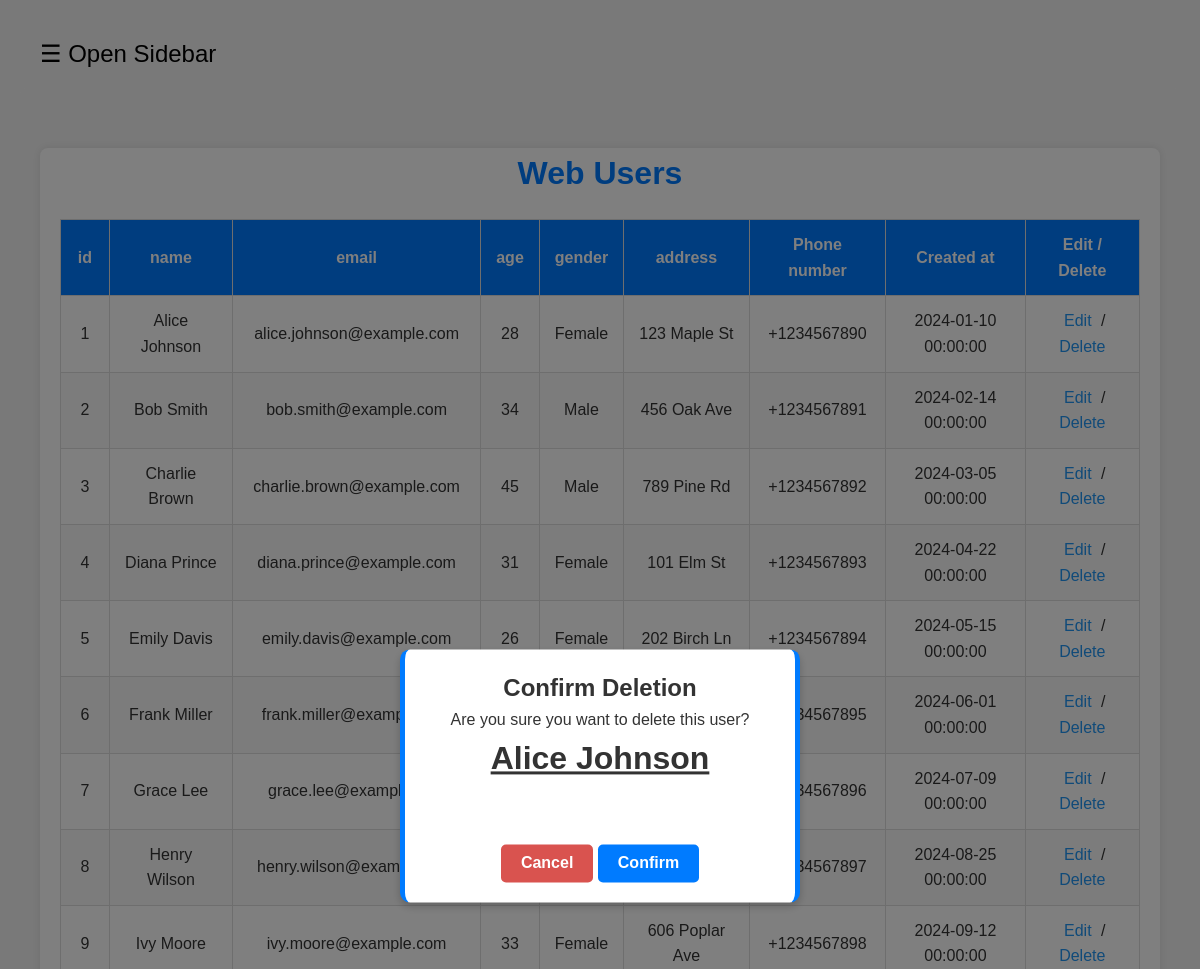
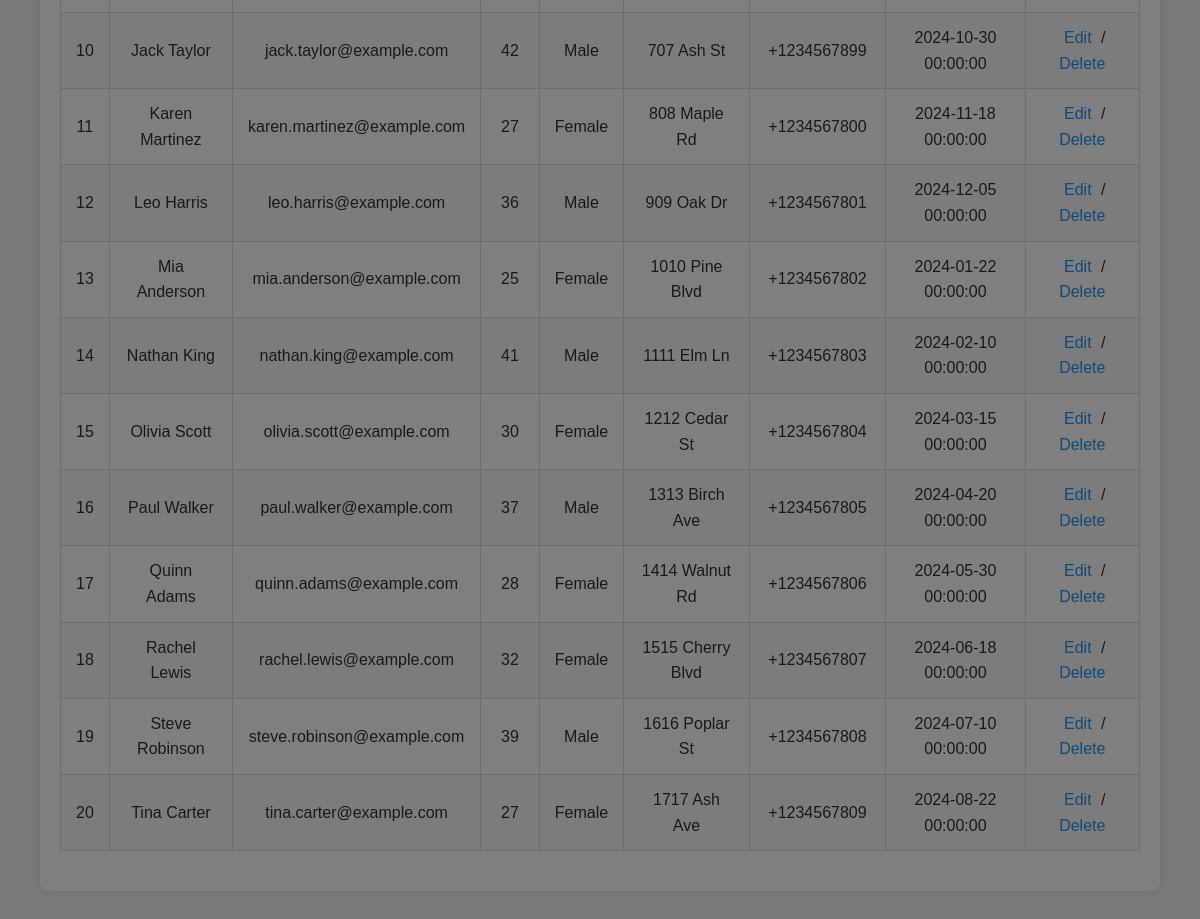
The app's page /admin/views/patient.php?id=1 with its own data (2 pictures, top to bottom).
### tables this page shows
CREATE TABLE IF NOT EXISTS patient (
    id INT AUTO_INCREMENT PRIMARY KEY,
    name VARCHAR(100) NOT NULL,
    email VARCHAR(100) UNIQUE NOT NULL,
    password VARCHAR(255) NOT NULL,
    age INT,
    gender ENUM('Male', 'Female', 'Other'),
    address VARCHAR(255),
    phone_number VARCHAR(15),
    created_at TIMESTAMP DEFAULT CURRENT_TIMESTAMP
);

### admin/config/dbConnection.php (called while the page is built, shortened)
<?php
class dbConnection
{
    private static $instance;
    private $connection;
    public function __construct()
    {
        $this->host = DB_HOST;
        $this->username = DB_USERNAME;
        $this->password = DB_PASSWORD;
        $this->database = DB_NAME;
        try {
            $this->connection = new mysqli($this->host, $this->username, $this->password, $this->database);
        } catch (Exception $e) {
            die("Error: " . $e->getMessage());
        }
    }
    public static function getInstance()
    {
        if (!self::$instance) {
            self::$instance = new dbConnection();
        }
        return self::$instance;
    }
    public function getConnection()
    {
        return $this->connection;
    }
}

### admin/models/userModel.php (called while the page is built, shortened)
<?php
require_once __DIR__ . '/../config/Database.php';
class userModel
{
    private $conn;
    function __construct()
    {
        $this->db = new Database;
        $this->conn = $this->db->getConnection();
    }
    function readAll($val)
    {
        $query = "SELECT * FROM `$val` WHERE 1";
        $getUser = mysqli_query($this->conn, $query);
        if ($getUser !== false) {
            return $getUser;
        } else {
            return false;
        }
        exit;
    }
    function readOne($tableName, $userId)
    {
        $query = "SELECT * FROM `$tableName` WHERE `id`='$userId'";
        $getUser = mysqli_query($this->conn, $query);
        if ($getUser !== false) {
            return $getUser;
        } else {
            return false;
        }
        exit;
    }
}

### admin/config/Database.php (called while the page is built, shortened)
<?php
require_once 'dbConnection.php';
class Database
{
    private $connection;
    public function __construct()
    {
        $this->connection = dbConnection::getInstance()->getConnection();
    }
    public function getConnection()
    {
        return $this->connection;
    }
}

### admin/controllers/userController.php (called while the page is built, shortened)
<?php
require_once __DIR__ . '/../models/userModel.php';
class userController
{
    public function readAll($val)
    {
        $UserCon = new userModel;
        $user = $UserCon->readAll($val);
        if ($user != false) {
            return $user;
        } else {
            return false;
        }
    }
    function readOne($tableName, $userId)
    {
        $UserCon = new userModel;
        $user = $UserCon->readOne($tableName, $userId);
        if ($user != false) {
            return $user;
        } else {
            return false;
        }
    }
}

### admin/views/patient.php (the view, shortened to what this page needs)
<?php
require_once "../controllers/userController.php";
?>
<!DOCTYPE html>
<html lang="en">
<head>
    <link rel="stylesheet" href="../public/css/style.css">
</head>
<body>
    <?php include_once "./partial/sidebarHead.php"; ?>
    <div id="customAlertOverlay" class="custom-overlay">
        <?php
        if ($_SERVER['REQUEST_METHOD'] === 'GET') {
            if (isset($_GET['id'])) {
                $id = $_GET['id'];
                $userReadCont = new userController;
                $getResult = $userReadCont->readOne("patient", "$id");
                $userName = "";
                if ($id !== "") {
                    while ($row = $getResult->fetch_assoc()) {
                        $userName =  $row['name'];
                    }
                }
            }
        }
        ?>
        <div id="deleteConfirmBox" class="custom-alert-box">
            <h2>Confirm Deletion</h2>
            <p>Are you sure you want to delete this user?</p>
            <form action="./delete/delete.php" method="POST">
                <h1 style="text-decoration:underline;"><?php echo !empty($userName) ? $userName : ''; ?></h1>
                <button type="button" class="btn cancelBtn" onclick="cancelFormSubmission(event)">Cancel</button>
                <input type="submit" value="Confirm" class="btn confirmBtn">
            </form>
        </div>
    </div>
    <div class="main">
        <h1 id="hover">Web Users</h1>
        <table>
            <thead>
                <tr>
                    <th>id</th>
                    <th>name</th>
                    <th>email</th>
                    <th>age</th>
                    <th>gender</th>
                    <th>address</th>
                    <th>Phone number</th>
                    <th>Created at</th>
                    <th>Edit / Delete</th>
                </tr>
            </thead>
            <tbody>
                <?php
                $users = new UserController;
                $getUsers = $users->readAll("patient");
                if ($getUsers !== false) {
                    while ($row = $getUsers->fetch_assoc()) {
                        echo '<tr>
                        <td>' . $row['id'] . '</td>
                        <td>' . $row['name'] . '</td>
                        <td>' . $row['email'] . '</td>
                        <td>' . $row['age'] . '</td>
                        <td>' . $row['gender'] . '</td>
                        <td>' . $row['address'] . '</td>
                        <td>' . $row['phone_number'] . '</td>
                        <td>' . $row['created_at'] . '</td>
                        <td>
                            <a href="./edit/edit.php?id=' . $row['id'] . '" id="edit">Edit</a>
                            /
                            <a href="./patient.php?id=' . $row['id'] . '" id="delete" >Delete</a>
                        </td>
                        </tr>';
                    }
                } else {
                    echo '<tr>
                <td colspan="10"> User not found </td>
                </tr>';
                }
                ?>
            </tbody>
        </table>
    </div>
    <?php include_once "./partial/sidebarFoot.php"; ?>
</body>
</html>

### admin/public/css/style.css (style rules this page uses)
* { margin: 0; padding: 0; box-sizing: border-box; font-family: 'Arial', sans-serif; }
body { background-color: #f4f4f4; color: #333; font-size: 16px; line-height: 1.6; }
.main { width: 100%; margin: 40px auto; padding: 20px; background: #fff; box-shadow: 0 0 10px rgba(0, 0, 0, 0.1); border-radius: 8px; }
.main h1 { margin-bottom: 20px; text-align: center; color: #007bff; font-size: 2em; }
table { width: 100%; border-collapse: collapse; margin-bottom: 20px; }
table, th, td { border: 1px solid #ddd; }
thead { background: #007bff; color: white; }
th, td { padding: 12px 15px; text-align: center; }
tbody tr:nth-child(even) { background: #f9f9f9; }
a#edit, a#delete { text-decoration: none; color: #2196F3; margin: 0 5px; }
.btn { display: inline-block; padding: 10px 20px; color: #fff; background-color: #007bff; border: none; font-size: 16px; text-decoration: none; transition: 0.3s; margin-top: 20px; border-radius: 5px; font-weight: 700; text-align: center; }
.custom-overlay { display: none; position: fixed; top: 0; left: 0; width: 100%; height: 100%; background: rgba(0, 0, 0, 0.5); justify-content: center; align-items: center; z-index: 9999; transition: all 0.5s; }
.custom-alert-box { position: absolute; top: -120%; left: 50%; transform: translate(-50%, -50%); background: #fff; border-radius: 10px; width: 80%; max-width: 400px; padding: 20px; box-shadow: 0 4px 8px rgba(0, 0, 0, 0.2); text-align: center; transition: all 0.5s; }
.custom-alert-box p { color: #333; margin-bottom: 20px; }
#deleteConfirmBox { border-left: 5px solid #007bff; border-right: 5px solid #007bff; }
.cancelBtn { background-color: #d9534f; }
h1 { margin-top: -20px; margin-bottom: 40px; color: #333; text-align: center; }

### records on screen
patient: name "Alice Johnson", id "1", email "alice.johnson@example.com", age "28", gender "Female", address "123 Maple St", phone_number "+1234567890", created_at "2024-01-10 00:00:00"
patient: id "2", name "Bob Smith", email "bob.smith@example.com", age "34", gender "Male", address "456 Oak Ave", phone_number "+1234567891", created_at "2024-02-14 00:00:00"
patient: id "3", name "Charlie Brown", email "charlie.brown@example.com", age "45", gender "Male", address "789 Pine Rd", phone_number "+1234567892", created_at "2024-03-05 00:00:00"
patient: id "4", name "Diana Prince", email "diana.prince@example.com", age "31", gender "Female", address "101 Elm St", phone_number "+1234567893", created_at "2024-04-22 00:00:00"
patient: id "5", name "Emily Davis", email "emily.davis@example.com", age "26", gender "Female", address "202 Birch Ln", phone_number "+1234567894", created_at "2024-05-15 00:00:00"
patient: id "6", name "Frank Miller", email "frank.miller@example.com", phone_number "+1234567895", created_at "2024-06-01 00:00:00"
patient: id "7", name "Grace Lee", email "grace.lee@example.com", phone_number "+1234567896", created_at "2024-07-09 00:00:00"
patient: id "8", name "Henry Wilson", email "henry.wilson@example.com", phone_number "+1234567897", created_at "2024-08-25 00:00:00"
patient: id "9", name "Ivy Moore", email "ivy.moore@example.com", age "33", gender "Female", address "606 Poplar Ave", phone_number "+1234567898", created_at "2024-09-12 00:00:00"
patient: id "10", name "Jack Taylor", email "jack.taylor@example.com", age "42", gender "Male", address "707 Ash St", phone_number "+1234567899", created_at "2024-10-30 00:00:00"
patient: id "11", name "Karen Martinez", email "karen.martinez@example.com", age "27", gender "Female", address "808 Maple Rd", phone_number "+1234567800", created_at "2024-11-18 00:00:00"
patient: id "12", name "Leo Harris", email "leo.harris@example.com", age "36", gender "Male", address "909 Oak Dr", phone_number "+1234567801", created_at "2024-12-05 00:00:00"
patient: id "13", name "Mia Anderson", email "mia.anderson@example.com", age "25", gender "Female", address "1010 Pine Blvd", phone_number "+1234567802", created_at "2024-01-22 00:00:00"
patient: id "14", name "Nathan King", email "nathan.king@example.com", age "41", gender "Male", address "1111 Elm Ln", phone_number "+1234567803", created_at "2024-02-10 00:00:00"
patient: id "15", name "Olivia Scott", email "olivia.scott@example.com", age "30", gender "Female", address "1212 Cedar St", phone_number "+1234567804", created_at "2024-03-15 00:00:00"
patient: id "16", name "Paul Walker", email "paul.walker@example.com", age "37", gender "Male", address "1313 Birch Ave", phone_number "+1234567805", created_at "2024-04-20 00:00:00"
patient: id "17", name "Quinn Adams", email "quinn.adams@example.com", age "28", gender "Female", address "1414 Walnut Rd", phone_number "+1234567806", created_at "2024-05-30 00:00:00"
patient: id "18", name "Rachel Lewis", email "rachel.lewis@example.com", age "32", gender "Female", address "1515 Cherry Blvd", phone_number "+1234567807", created_at "2024-06-18 00:00:00"
patient: id "19", name "Steve Robinson", email "steve.robinson@example.com", age "39", gender "Male", address "1616 Poplar St", phone_number "+1234567808", created_at "2024-07-10 00:00:00"
patient: id "20", name "Tina Carter", email "tina.carter@example.com", age "27", gender "Female", address "1717 Ash Ave", phone_number "+1234567809", created_at "2024-08-22 00:00:00"
